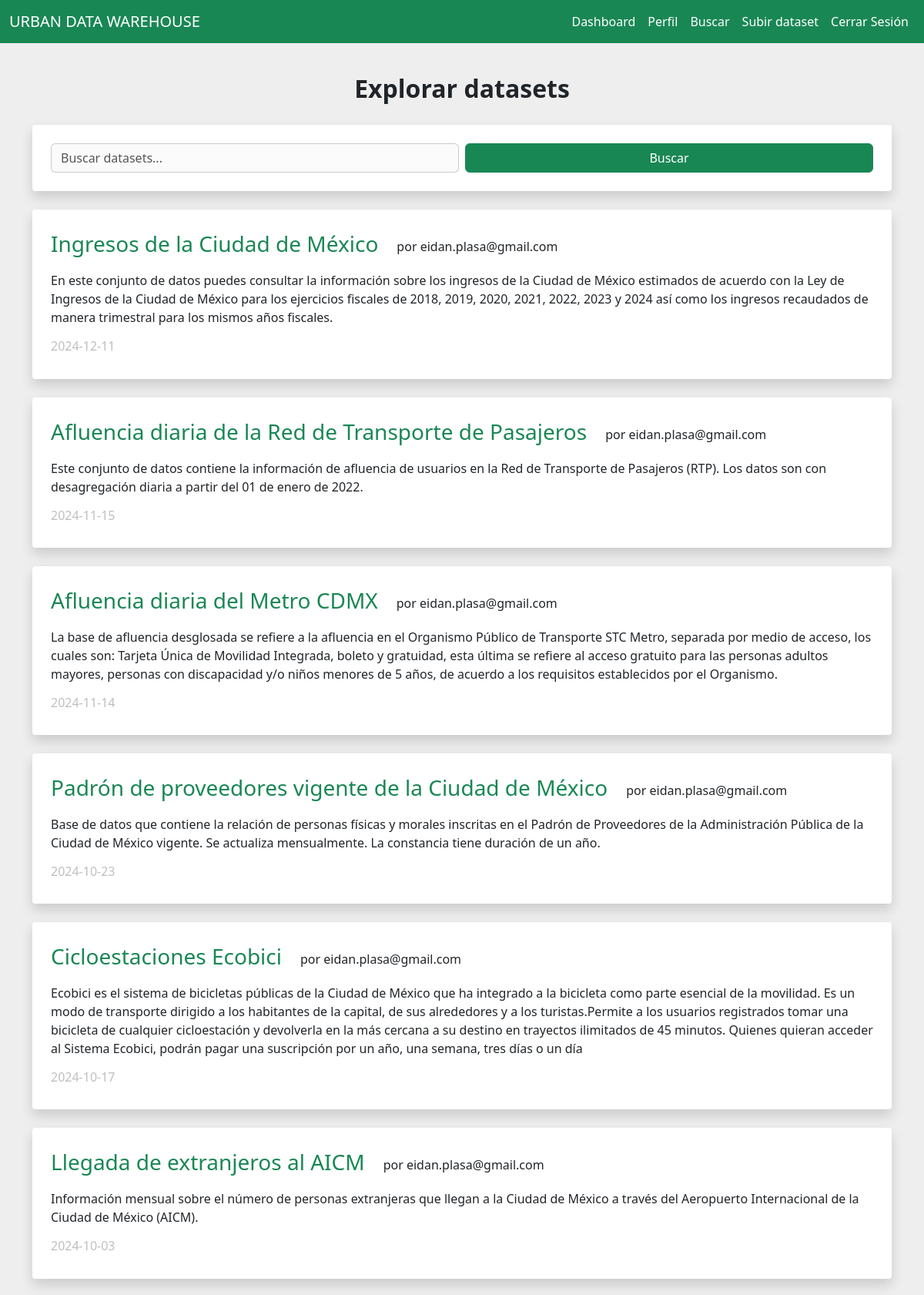
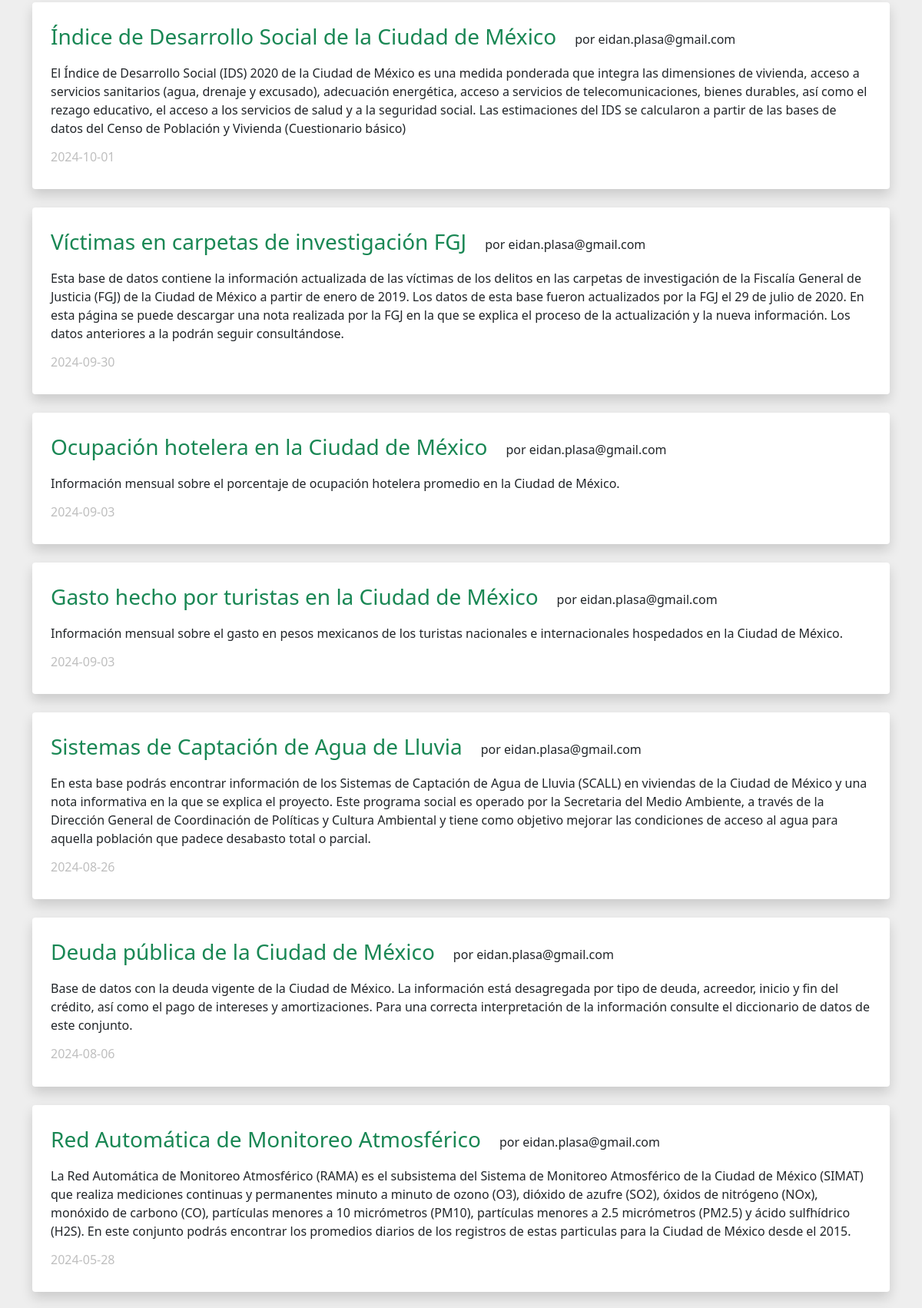
The page /search (signed in, upper part) on the database its author committed (2 pictures, top to bottom).
### tables this page shows
CREATE TABLE datasets (
            id INTEGER PRIMARY KEY AUTOINCREMENT,
            user_id INTEGER NOT NULL,
            name TEXT NOT NULL,
            description TEXT,
            upload_date DATE NOT NULL,
            tag TEXT,
            size REAL,
            has_report BOOLEAN NOT NULL,
            FOREIGN KEY(user_id) REFERENCES users(id)
        );

CREATE TABLE users (
            id INTEGER PRIMARY KEY AUTOINCREMENT,
            username TEXT NOT NULL UNIQUE,
            password_hash TEXT NOT NULL
        );

### routes.py (the view)
@app.route('/search', methods=['GET', 'POST'])
@login_required
def search():
    db = get_db()
    cursor = db.cursor()
    search_query = ""
    if request.method == 'POST':
        search_query = request.form.get('search', '').strip()
    if search_query:
        cursor.execute('''
            SELECT datasets.id, datasets.name, datasets.description, datasets.upload_date, datasets.tag, datasets.size, users.username
            FROM datasets
            JOIN users ON datasets.user_id = users.id
            WHERE datasets.name LIKE ? OR datasets.description LIKE ? OR datasets.tag LIKE ?
            ORDER BY datasets.upload_date DESC
        ''', (f'%{search_query}%', f'%{search_query}%', f'%{search_query}%'))
    else:
        cursor.execute('''
            SELECT datasets.id, datasets.name, datasets.description, datasets.upload_date, datasets.tag, datasets.size, users.username
            FROM datasets
            JOIN users ON datasets.user_id = users.id
            ORDER BY datasets.upload_date DESC
        ''')
    datasets = cursor.fetchall()
    tags_vistos = session.get('viewed_tags', [])
    recomendaciones_tags = obtener_recomendaciones(tags_vistos, top_n=5)
    if recomendaciones_tags:
        def score(ds):
            dataset_tags = ds[4].split(',')
            dataset_tags = [t.strip().lower() for t in dataset_tags]
            return sum(1 for t in dataset_tags if t in recomendaciones_tags)
        datasets = sorted(datasets, key=score, reverse=True)
    return render_template('browse.html', datasets=datasets, search_query=search_query, recomendaciones_tags=recomendaciones_tags)

### __init__.py (called while the page is built)
def get_db():
    db = getattr(g, '_database', None)
    if db is None:
        db = g._database = sqlite3.connect(DATABASE)
    return db

@app.teardown_appcontext
def close_connection(exception):
    db = getattr(g, '_database', None)
    if db is not None:
        db.close()

### models.py (called while the page is built)
@login_manager.user_loader
def load_user(user_id):
    return User.get(user_id)

    @staticmethod
    def get(user_id):
        db = get_db()
        cursor = db.cursor()
        cursor.execute("SELECT * FROM users WHERE id = ?", (user_id,))
        user = cursor.fetchone()
        if not user:
            return None
        return User(id=user[0], username=user[1], password_hash=user[2])

### routes.py (called while the page is built, shortened)
def obtener_recomendaciones(tags_vistos, top_n=5):
    if len(tags_vistos) < 2:
        return []

@app.context_processor
def inject_js_files():
    js_folder = os.path.join(app.static_folder, 'js', 'choices')
    js_files = [f'js/choices/{file}' for file in os.listdir(js_folder) if file.endswith('.js')]
    return {'choices_js_files': js_files}

### templates/browse.html (shortened to what this page needs)
{% extends "base.html" %}
{% block content %}
<div class="row justify-content-center">
    <div class="d-flex justify-content-center">
        <h2 class="fw-bold mt-3 mb-4">Explorar datasets</h2>
    </div>
    <div class="col-md-12">
        <div class="shadow rounded-1 bg-white mt-1">
            <form method="POST" action="{{ url_for('search') }}">
                <br/>
                <div class="d-flex align-items-center ms-4 me-4">
                    <input type="text" class="form-control mi-input custom-input me-2 flex-grow-1"
                           id="search" name="search" value="{{ search_query }}" placeholder="Buscar datasets...">
                    <button type="submit" class="btn btn-success gordito ojo">Buscar</button>
                </div>
                <br/>
            </form>
        </div>
        {% if datasets %}
            {% for ds in datasets %}
                <div class="shadow rounded-1 bg-white mt-4 ojo">
                    <br>
                    <div class="ms-4 me-4 mt-1 mb-2">
                        <div class="d-flex">
                            <h3 class="iverde"><a href="{{ url_for('view', dataset_id=ds[0]) }}" class="text-decoration-none text-success">{{ ds[1] }}</a></h3>
                            <p class="ms-4 mt-2">por {{ ds[6] }}</p>
                        </div>
                        <div class="mb-1 mt-1">
                            <p>{{ ds[2] }}</p>
                            <h6 class="mt-3 igris">{{ ds[3] }}</h6>
                        </div>
                    </div>
                    <br>
                </div>
            {% endfor %}
        {% endif %}
    </div>
</div>
{% endblock %}

### static/basic.css (style rules this page uses)
:root { --principal: #03b600; --principal2:rgba(255, 255, 255, 0.256)d; --principallight: #5cab60d7; --secundario: #00b41e; --secundariolight: #63de7b6a; }
body { margin: 0; padding: 0; overflow-x: hidden; background-color: #eeeeee; }
.gordito { width: 100%; }
.igris { color: #bfbfbf; }
.iverde { color: #00b436; }
.custom-input { background-color: #f7f7f77a; color: #000000ac; border-color: #acacaca2; }

### rows shown on the page
datasets: name "Ingresos de la Ciudad de México", username "eidan.plasa@gmail.com", description "En este conjunto de datos puedes consultar la información sobre los ingresos de la Ciudad de México estimados de acuerdo con la Ley de Ingresos de la Ciudad de México para los ejercicios fiscales de 2018, 2019, 2020, 2021, 2022, 2023 y 2024 así como los ingresos recaudados de manera trimestral para los mismos años fiscales.", upload_date "2024-12-11"
datasets: name "Afluencia diaria de la Red de Transporte de Pasajeros", username "eidan.plasa@gmail.com", description "Este conjunto de datos contiene la información de afluencia de usuarios en la Red de Transporte de Pasajeros (RTP). Los datos son con desagregación diaria a partir del 01 de enero de 2022.", upload_date "2024-11-15"
datasets: name "Afluencia diaria del Metro CDMX", username "eidan.plasa@gmail.com", description "La base de afluencia desglosada se refiere a la afluencia en el Organismo Público de Transporte STC Metro, separada por medio de acceso, los cuales son: Tarjeta Única de Movilidad Integrada, boleto y gratuidad, esta última se refiere al acceso gratuito para las personas adultos mayores, personas con discapacidad y/o niños menores de 5 años, de acuerdo a los requisitos establecidos por el Organismo.", upload_date "2024-11-14"
datasets: name "Padrón de proveedores vigente de la Ciudad de México", username "eidan.plasa@gmail.com", description "Base de datos que contiene la relación de personas físicas y morales inscritas en el Padrón de Proveedores de la Administración Pública de la Ciudad de México vigente. Se actualiza mensualmente. La constancia tiene duración de un año.", upload_date "2024-10-23"
datasets: name "Cicloestaciones Ecobici", username "eidan.plasa@gmail.com", description "Ecobici es el sistema de bicicletas públicas de la Ciudad de México que ha integrado a la bicicleta como parte esencial de la movilidad. Es un modo de transporte dirigido a los habitantes de la capital, de sus alrededores y a los turistas.Permite a los usuarios registrados tomar una bicicleta de cualquier cicloestación y devolverla en la más cercana a su destino en trayectos ilimitados de 45 minutos. Quienes quieran acceder al Sistema Ecobici, podrán pagar una suscripción por un año, una semana, tres días o un día", upload_date "2024-10-17"
datasets: name "Llegada de extranjeros al AICM", username "eidan.plasa@gmail.com", description "Información mensual sobre el número de personas extranjeras que llegan a la Ciudad de México a través del Aeropuerto Internacional de la Ciudad de México (AICM).", upload_date "2024-10-03"
datasets: name "Índice de Desarrollo Social de la Ciudad de México", username "eidan.plasa@gmail.com", description "El Índice de Desarrollo Social (IDS) 2020 de la Ciudad de México es una medida ponderada que integra las dimensiones de vivienda, acceso a servicios sanitarios (agua, drenaje y excusado), adecuación energética, acceso a servicios de telecomunicaciones, bienes durables, así como el rezago educativo, el acceso a los servicios de salud y a la seguridad social. Las estimaciones del IDS se calcularon a partir de las bases de datos del Censo de Población y Vivienda (Cuestionario básico)", upload_date "2024-10-01"
datasets: name "Víctimas en carpetas de investigación FGJ", username "eidan.plasa@gmail.com", description "Esta base de datos contiene la información actualizada de las víctimas de los delitos en las carpetas de investigación de la Fiscalía General de Justicia (FGJ) de la Ciudad de México a partir de enero de 2019. Los datos de esta base fueron actualizados por la FGJ el 29 de julio de 2020. En esta página se puede descargar una nota realizada por la FGJ en la que se explica el proceso de la actualización y la nueva información. Los datos anteriores a la podrán seguir consultándose.", upload_date "2024-09-30"
datasets: name "Ocupación hotelera en la Ciudad de México", username "eidan.plasa@gmail.com", description "Información mensual sobre el porcentaje de ocupación hotelera promedio en la Ciudad de México.", upload_date "2024-09-03"
datasets: name "Gasto hecho por turistas en la Ciudad de México", username "eidan.plasa@gmail.com", description "Información mensual sobre el gasto en pesos mexicanos de los turistas nacionales e internacionales hospedados en la Ciudad de México.", upload_date "2024-09-03"
datasets: name "Sistemas de Captación de Agua de Lluvia", username "eidan.plasa@gmail.com", description "En esta base podrás encontrar información de los Sistemas de Captación de Agua de Lluvia (SCALL) en viviendas de la Ciudad de México y una nota informativa en la que se explica el proyecto. Este programa social es operado por la Secretaria del Medio Ambiente, a través de la Dirección General de Coordinación de Políticas y Cultura Ambiental y tiene como objetivo mejorar las condiciones de acceso al agua para aquella población que padece desabasto total o parcial.", upload_date "2024-08-26"
datasets: name "Deuda pública de la Ciudad de México", username "eidan.plasa@gmail.com", description "Base de datos con la deuda vigente de la Ciudad de México. La información está desagregada por tipo de deuda, acreedor, inicio y fin del crédito, así como el pago de intereses y amortizaciones. Para una correcta interpretación de la información consulte el diccionario de datos de este conjunto.", upload_date "2024-08-06"
datasets: name "Red Automática de Monitoreo Atmosférico", username "eidan.plasa@gmail.com", description "La Red Automática de Monitoreo Atmosférico (RAMA) es el subsistema del Sistema de Monitoreo Atmosférico de la Ciudad de México (SIMAT) que realiza mediciones continuas y permanentes minuto a minuto de ozono (O3), dióxido de azufre (SO2), óxidos de nitrógeno (NOx), monóxido de carbono (CO), partículas menores a 10 micrómetros (PM10), partículas menores a 2.5 micrómetros (PM2.5) y ácido sulfhídrico (H2S). En este conjunto podrás encontrar los promedios diarios de los registros de estas particulas para la Ciudad de México desde el 2015.", upload_date "2024-05-28"
